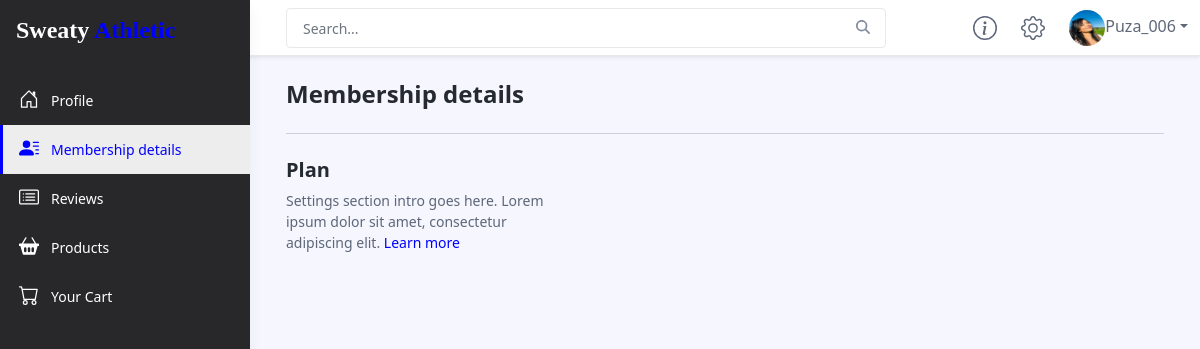
The page /customer_dashboard/Membership_details/ (signed in) on the database its author committed.
### accounts/models.py (models this page shows, shortened)
class CustomUser(AbstractBaseUser):
    User_Choices = (
        ("Trainer","Trainer"),
        ("Admin","Admin"),
        ("Customer","Customer")
    )
    id = models.AutoField(primary_key=True,unique=True)
    username = models.CharField(unique=True,max_length=50, verbose_name="Username")
    date_joined = models.DateTimeField(default=datetime.datetime.now)
    user_type = models.CharField(max_length = 20,choices = User_Choices,default = "Customer", verbose_name="User Type")
    is_staff = models.BooleanField(default=False)
    is_active = models.BooleanField(default=True)
    is_superuser = models.BooleanField(default=False)
    profile_image = models.ImageField(upload_to='media/profile_image/',null=True,blank=True,verbose_name='Profile Image')
    USERNAME_FIELD = "username"
    REQUIRED_FIELDS = ['user_type']
    objects = CustomUserManager()
    def __str__(self):
        return self.username

### customer/views.py (the view)
# urls.py: path('Membership_details/',views.Membership_details),
@login_required(login_url='/login/')
def Membership_details(request):
    user = request.user
    member = Membership.objects.filter(User=user)
    leng = len(member)
    return render(request,'customer_dashboard/membershipdetails.html',{'act2':'active','leng':leng,'member':member})

### templates/customer_dashboard/membershipdetails.html (shortened to what this page needs)
{% include 'customer_dashboard/upper.html' %}
<div class="app-wrapper">
    <div class="app-content pt-3 p-md-3 p-lg-4">
        <div class="container-xl">
            <h1 class="app-page-title">Membership details</h1>
            <hr class="my-4">
            <div class="row g-4 settings-section">
                <div class="col-12 col-md-4">
                    <h3 class="section-title">Plan</h3>
                    <div class="section-intro">Settings section intro goes here. Lorem ipsum dolor sit amet, consectetur adipiscing elit. <a href="help.html">Learn more</a></div>
                </div>
                <div class="col-12 col-md-8">
                </div>
            </div>
        </div>
    </div>
</div>
</body>
</html>

### templates/customer_dashboard/upper.html (shortened to what this page needs)
{% load static %}
<!DOCTYPE html>
<html lang="en">
<head>
    <link id="theme-style" rel="stylesheet" href="{% static 'customer_dashboard/css/portal.css' %}">
</head>
<body class="app">
    <header class="app-header fixed-top">
        <div class="app-header-inner">
	        <div class="container-fluid py-2">
		        <div class="app-header-content">
		            <div class="row justify-content-between align-items-center">
		            <div class="app-search-box col">
		                <form class="app-search-form">
							<input type="text" placeholder="Search..." name="search" class="form-control search-input">
							<button type="submit" class="btn search-btn btn-primary" value="Search"><i class="fas fa-search"></i></button>
				        </form>
		            </div>
		            <div class="app-utilities col-auto">
						<div class="app-utility-item">
				            <a href="#" title="Help">
					        </a>
					    </div>
			            <div class="app-utility-item">
				            <a href="#" title="Settings">
					        </a>
					    </div>
			            <div class="app-utility-item app-user-dropdown dropdown">
				            {%if request.user.profile_image  %}
				            	<a class="dropdown-toggle" id="user-dropdown-toggle" data-bs-toggle="dropdown" href="#" role="button" aria-expanded="false"><img class="profile-image" src="{{request.user.profile_image.url}}" alt="user profile">{{request.user}}</a>
							{% endif %}
			            </div>
		            </div>
		        </div>
	            </div>
	        </div>
        </div>
        <div id="app-sidepanel" class="app-sidepanel">
	        <div class="sidepanel-inner d-flex flex-column">
		        <div class="app-branding">
		            <a class="app-logo"><a class="navbar-brand"><h2 style="font-size: 1.5rem;font-family: 'Dancing Script', cursive;color: white;">Sweaty <span style="color:blue">Athletic</span></h2></a></a>
		        </div>
			    <nav id="app-nav-main" class="app-nav app-nav-main flex-grow-1">
				    <ul class="app-menu list-unstyled accordion" id="menu-accordion">
					    <li class="nav-item">
					        <a class="nav-link {{act1}}" href="/customer_dashboard/">
						        <span class="nav-icon">
						         </span>
		                         <span class="nav-link-text">Profile</span>
					        </a>
					    </li>
					    <li class="nav-item">
					        <a class="nav-link {{act2}}" href="/customer_dashboard/Membership_details/">
						        <span class="nav-icon">
						         </span>
		                         <span class="nav-link-text">Membership details</span>
					        </a>
					    </li>
					    <li class="nav-item">
					        <a class="nav-link {{act3}}" href="/customer_dashboard/reviews/?type=See">
						        <span class="nav-icon">
						         </span>
		                         <span class="nav-link-text">Reviews</span>
					        </a>
					    </li>
					    <li class="nav-item">
					        <a class="nav-link {{act4}}" href="/customer_dashboard/Products/">
						        <span class="nav-icon">
						         </span>
		                         <span class="nav-link-text">Products</span>
					        </a>
					    </li>
					    <li class="nav-item">
					        <a class="nav-link {{act5}}" href="/customer_dashboard/cart/">
						        <span class="nav-icon">
						         </span>
		                         <span class="nav-link-text">Your Cart</span>
					        </a>
					    </li>
				    </ul>
			    </nav>
	        </div>
	    </div>
    </header>

### templates/customer_dashboard/upper.html (style rules this page uses)
.navbar-brand { color: white; font-family: 'Dancing Script', cursive; font-size: 1rem; }

### rows shown on the page
CustomUser: user.profile_image (picture), user "Puza_006"
